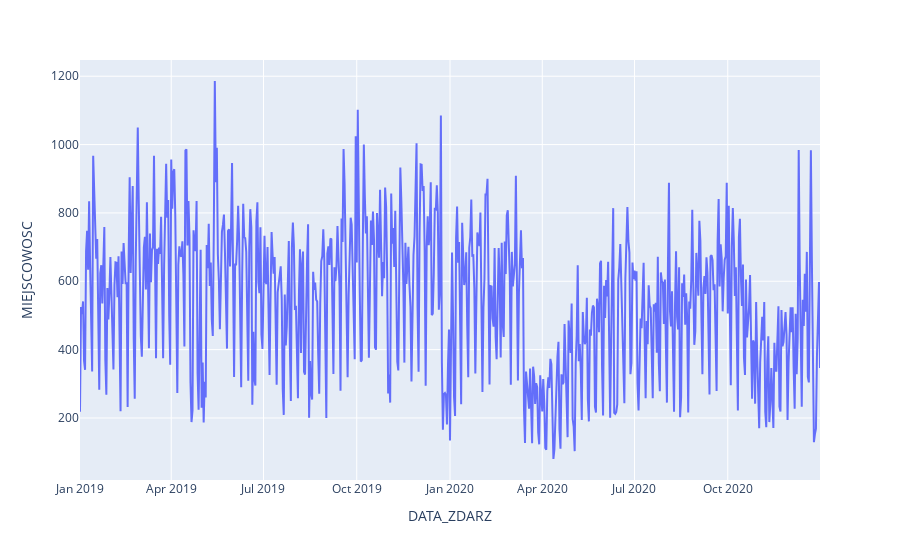

The notebook cell this image was saved under:
### Code cell
import plotly.express as px

grouped = warszawa_2019_2020.groupby(['DATA_ZDARZ']).count()
grouped = grouped['MIEJSCOWOSC']
fig = px.line(grouped,y="MIEJSCOWOSC")
fig.show()

### Figure 1 — Plotly figure (JSON) as saved in the notebook; plotly's stock layout.template omitted (floating-point values rounded to 4 significant figures; data arrays with more than 128 entries replaced by an {"elided": "..."} marker saying what was removed)
{"data": [{"hovertemplate": "DATA_ZDARZ=%{x}<br>MIEJSCOWOSC=%{y}<extra></extra>", "legendgroup": "", "line": {"color": "#636efa", "dash": "solid"}, "marker": {"symbol": "circle"}, "mode": "lines", "name": "", "orientation": "v", "showlegend": false, "type": "scatter", "x": {"elided": "731 str values"}, "xaxis": "x", "y": {"elided": "731 int values"}, "yaxis": "y"}], "layout": {"legend": {"tracegroupgap": 0}, "margin": {"t": 60}, "xaxis": {"anchor": "y", "domain": [0, 1], "title": {"text": "DATA_ZDARZ"}}, "yaxis": {"anchor": "x", "domain": [0, 1], "title": {"text": "MIEJSCOWOSC"}}}}
